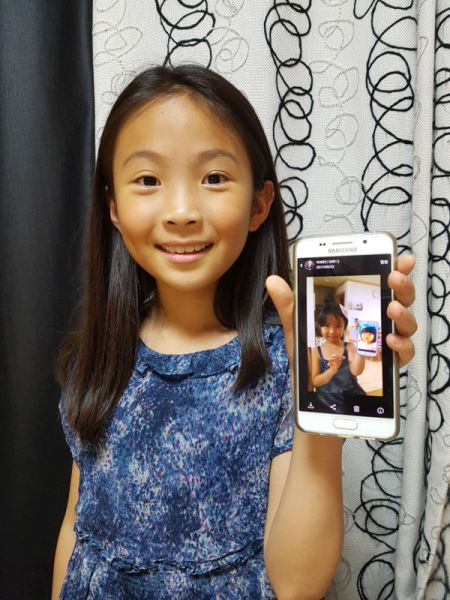
#> input picture img/model.jpg, 450 x 600 px
$ python plt_imshow.py
#> lines starting #> are read from the running program, lines starting #| are printed output that depends on the picture
import matplotlib.pyplot as plt
import numpy as np
import cv2

img1 = cv2.imread('../img/model.jpg')
#> img1 is the input picture: shape (600, 450, 3); mean B, G, R 107, 111.5, 117.8
img2 = cv2.imread('../img/model2.jpg')
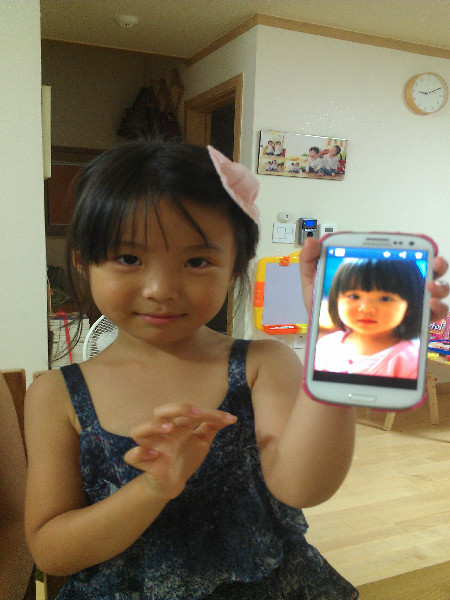
#> input picture img/model2.jpg, 450 x 600 px
#> img2 is the input picture: shape (600, 450, 3); mean B, G, R 91.9, 116.6, 128.3
img3 = cv2.imread('../img/model3.jpg')
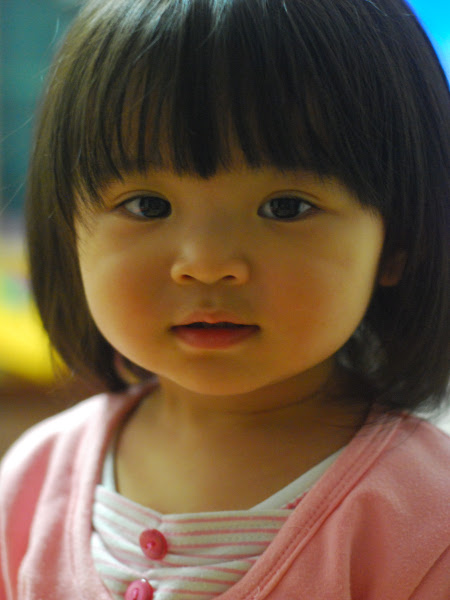
#> input picture img/model3.jpg, 450 x 600 px
#> img3 is the input picture: shape (600, 450, 3); mean B, G, R 64.5, 86, 106.4

plt.subplot(1,3,1)
plt.imshow(img1[:,:,(2,1,0)])
plt.xticks([]); plt.yticks([])

plt.subplot(1,3,2)
plt.imshow(img2[:,:,::-1])
plt.xticks([]); plt.yticks([])

plt.subplot(1,3,3)
plt.imshow(img3[:,:,::-1])
plt.xticks([]); plt.yticks([])

plt.show()
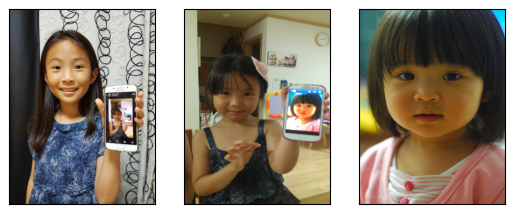
#> figure drawn by matplotlib, 3 panels
